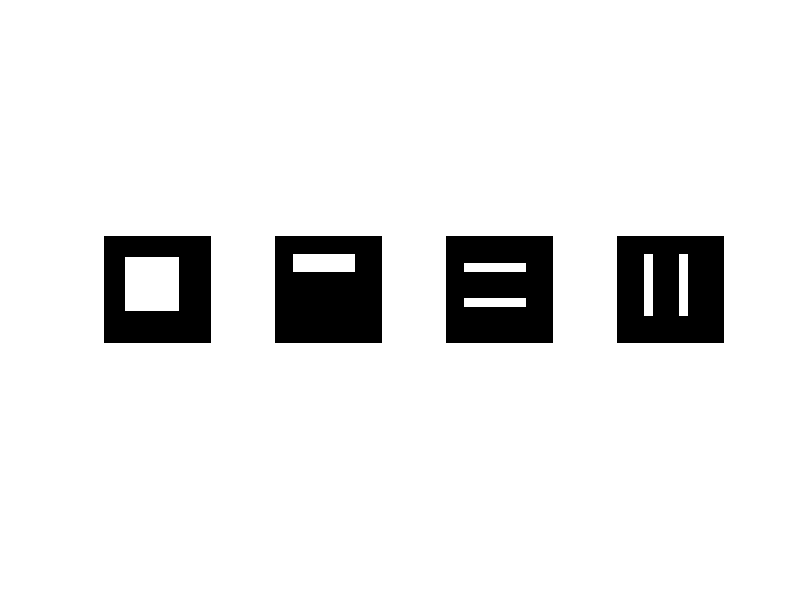

This figure's MATLAB source:
clc;
clear;

s = [1,2,1;0,0,0,;-1,-2,-1];

s2 = [-1,-2,-1;2,4,2;-1,-2,-1];

s3 = [-1,2,-1;-1,2,-1;-1,2,-1];

img = zeros(10,10);
img(3:7,3:7)=1;

b = conv2(s,img);

b2 = conv2(s2,img);

b3 = conv2(s3,img);

figure(1),subplot(1,4,1),imshow(img);
figure(1),subplot(1,4,2),imshow(b);
figure(1),subplot(1,4,3),imshow(b2);
figure(1),subplot(1,4,4),imshow(b3);
